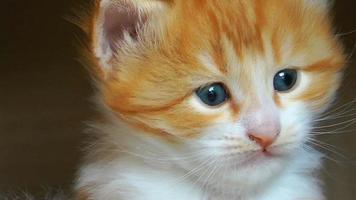
#> input picture Leraning_opencv/Photos/cat.jpg, 356 x 200 px
$ python thresholding_adv.py
#> lines starting #> are read from the running program, lines starting #| are printed output that depends on the picture; after the words box and inside, x2 and y2 are one past the last pixel; in counts of white or black regions, pixels touching at a corner belong together
import cv2 as cv

pic = cv.imread('Photos/cat.jpg')
#> pic is the input picture: shape (200, 356, 3); mean B, G, R 89, 112.9, 128.4
img = cv.resize(pic,(650,450),cv.INTER_CUBIC)
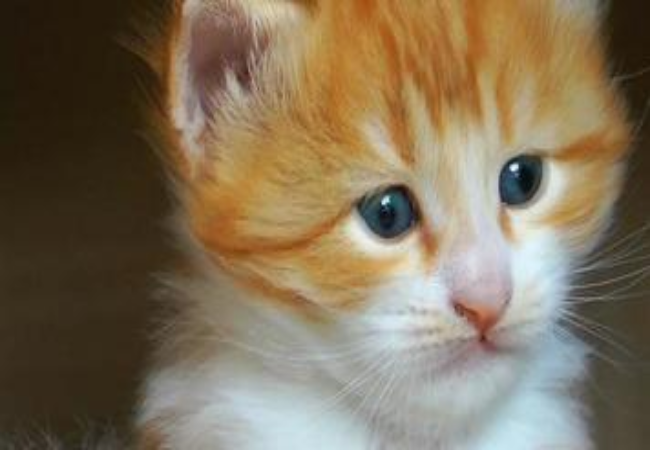
#> img: shape (450, 650, 3); mean B, G, R 88.9, 112.8, 128.3
cv.imshow('Cat',img)
gray = cv.cvtColor(img,cv.COLOR_BGR2GRAY)
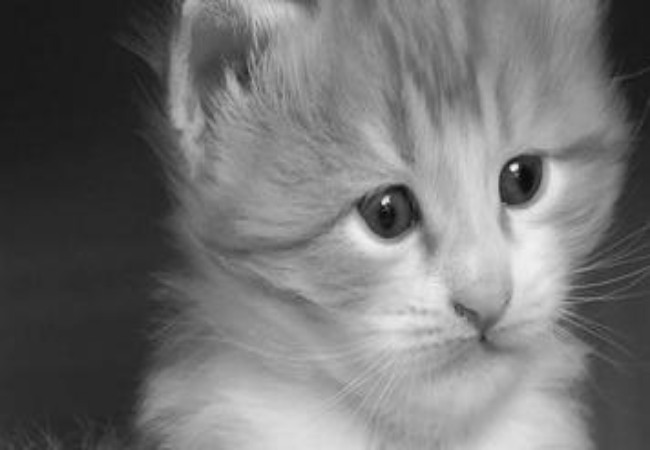
#> gray: shape (450, 650); min 6, max 240, mean 114.7
cv.imshow('Gray',gray)
#Simple Thresholding
threshold,thresh = cv.threshold(gray,150,255,cv.THRESH_BINARY)
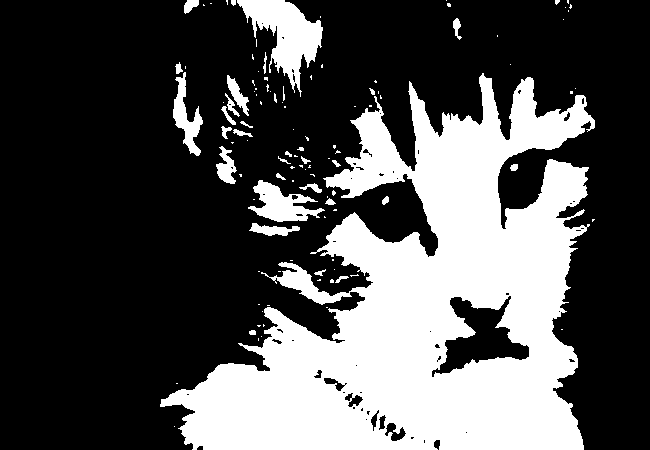
#> thresh: shape (450, 650); 31.4% white; 111 white regions (78 under 20 px), largest, box (x1, y1, x2, y2) and area: (160, 73, 595, 450) 82848, (237, 0, 323, 97) 3561, (248, 180, 325, 222) 1532
cv.imshow('Simple Thresholded',thresh)
threshold,thresh_inv = cv.threshold(gray,150,255,cv.THRESH_BINARY_INV)
cv.imshow('Simple Thresholded Inverse',thresh_inv)
#Adaptive Thresholding
adaptive_thresh = cv.adaptiveThreshold(gray,255,cv.ADAPTIVE_THRESH_MEAN_C,cv.THRESH_BINARY,11,3)
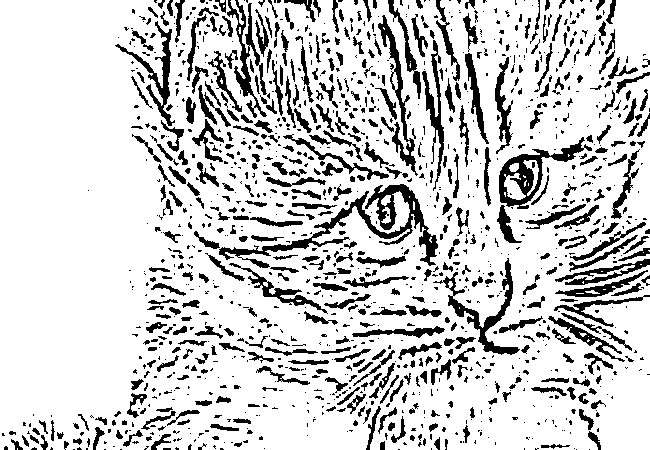
#> adaptive_thresh: shape (450, 650); 81.5% white; 1316 black regions (845 under 20 px), largest, box (x1, y1, x2, y2) and area: (219, 184, 438, 268) 3253, (499, 137, 592, 209) 1654, (433, 258, 520, 355) 1418
cv.imshow('Adaptive Threshold',adaptive_thresh)
adaptive_thresh1 = cv.adaptiveThreshold(gray,255,cv.ADAPTIVE_THRESH_GAUSSIAN_C,cv.THRESH_BINARY,11,3)
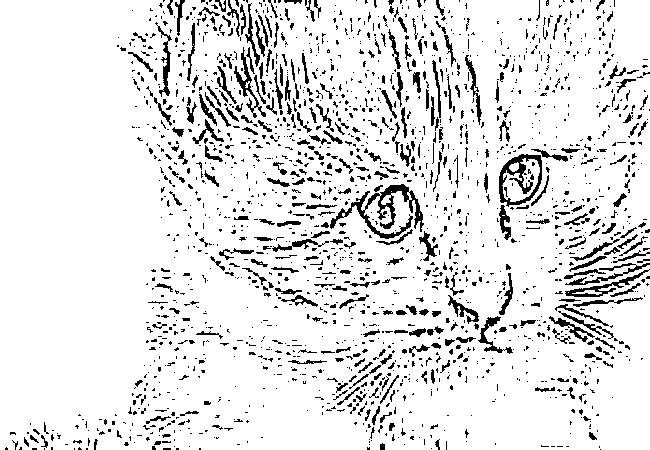
#> adaptive_thresh1: shape (450, 650); 89.4% white; black in thin lines or dots
cv.imshow('Adaptive Threshold1',adaptive_thresh1)
cv.waitKey(0)

$ run again, with Leraning_opencv/Photos/people.jpg copied over Leraning_opencv/Photos/cat.jpg
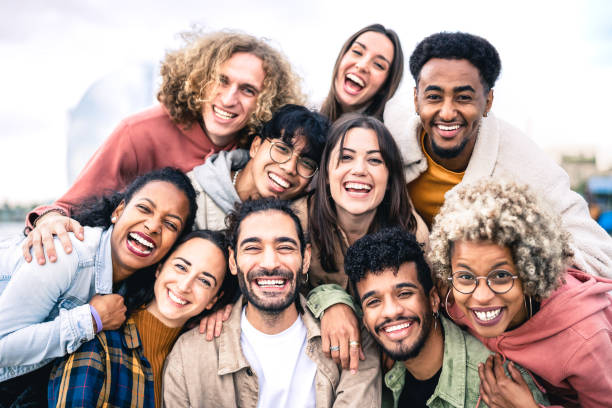
#> input picture Leraning_opencv/Photos/people.jpg, 612 x 408 px
#> pic is the input picture: shape (408, 612, 3); mean B, G, R 156.2, 161.2, 181.9
#> `threshold,thresh = cv.threshold(gray,150,255,cv.THRESH_BINARY)`:
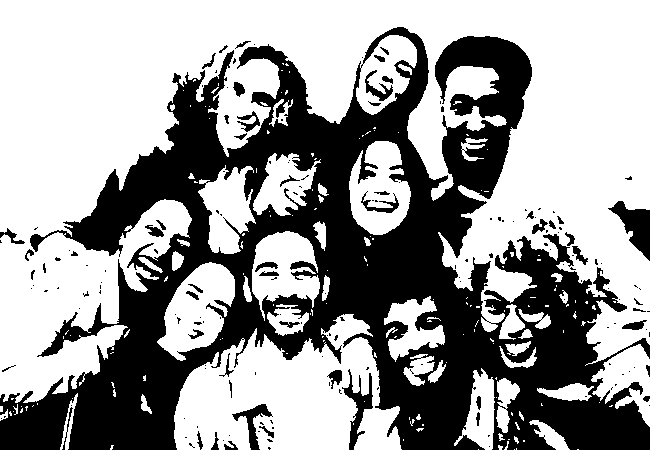
#> thresh: shape (450, 650); 61% white; 175 black regions (122 under 20 px), largest, box (x1, y1, x2, y2) and area: (0, 27, 650, 450) 107762, (608, 201, 650, 261) 1130, (342, 369, 373, 450) 790
#> adaptive_thresh: shape (450, 650); 69.6% white; 796 black regions (601 under 20 px), largest, box (x1, y1, x2, y2) and area: (0, 26, 650, 450) 57623, (223, 39, 294, 134) 1560, (534, 393, 623, 450) 1422
#> `adaptive_thresh1 = cv.adaptiveThreshold(gray,255,cv.ADAPTIVE_THRESH_GA..`:
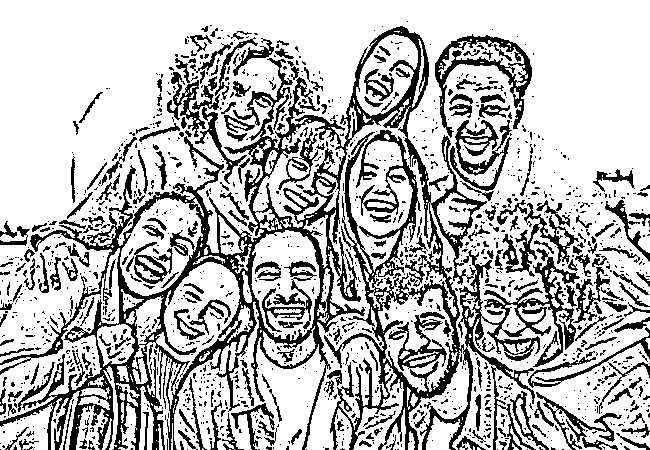
#> adaptive_thresh1: shape (450, 650); 73.4% white; 1435 black regions (1166 under 20 px), largest, box (x1, y1, x2, y2) and area: (0, 26, 580, 450) 40641, (435, 34, 532, 138) 2163, (450, 120, 512, 191) 1547

$ run again, with Leraning_opencv/Photos/woman.jpg copied over Leraning_opencv/Photos/cat.jpg
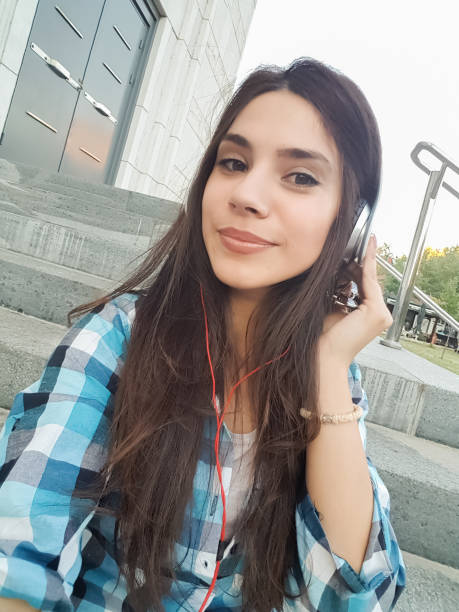
#> input picture Leraning_opencv/Photos/woman.jpg, 459 x 612 px
#> pic is the input picture: shape (612, 459, 3); mean B, G, R 150.2, 153.2, 153.5
#> `threshold,thresh = cv.threshold(gray,150,255,cv.THRESH_BINARY)`:
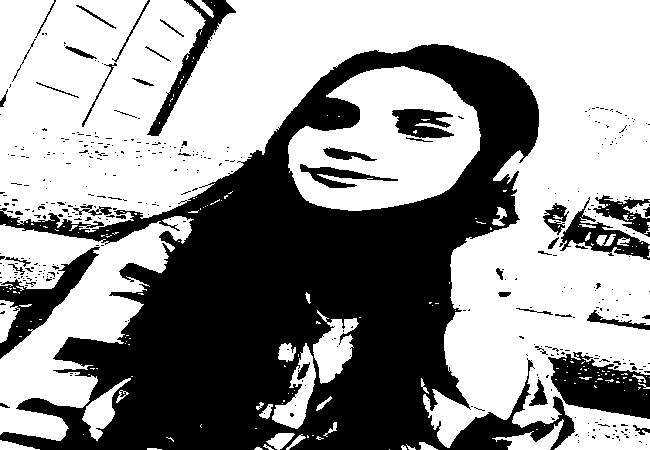
#> thresh: shape (450, 650); 58.8% white; 419 black regions (374 under 20 px), largest, box (x1, y1, x2, y2) and area: (0, 44, 575, 450) 102001, (548, 352, 650, 419) 4127, (0, 247, 100, 359) 3131
#> adaptive_thresh: shape (450, 650); 70.1% white; 1765 black regions (1373 under 20 px), largest, box (x1, y1, x2, y2) and area: (265, 44, 541, 327) 10841, (223, 201, 381, 450) 6828, (377, 328, 548, 450) 3997
#> `adaptive_thresh1 = cv.adaptiveThreshold(gray,255,cv.ADAPTIVE_THRESH_GA..`:
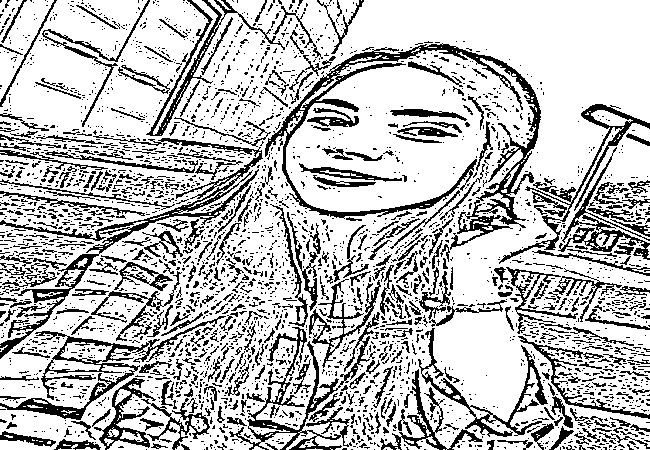
#> adaptive_thresh1: shape (450, 650); 74.9% white; black in thin lines or dots

$ run again, with Leraning_opencv/Photos/boston.webp saved as Leraning_opencv/Photos/cat.jpg
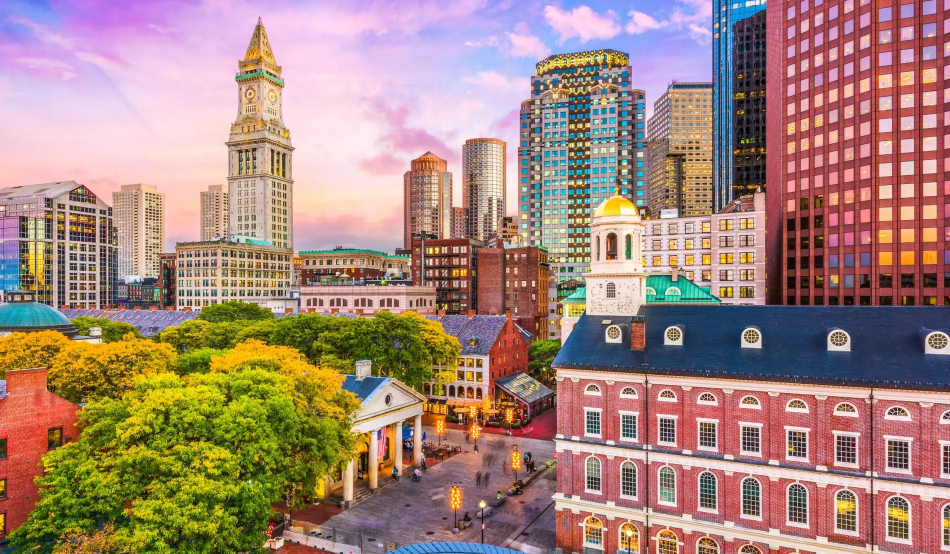
#> input picture Leraning_opencv/Photos/boston.webp, 1900 x 1108 px (shown at 1/2 size)
#> pic is the input picture: shape (1108, 1900, 3); mean B, G, R 122.9, 133.8, 164.8
#> `threshold,thresh = cv.threshold(gray,150,255,cv.THRESH_BINARY)`:
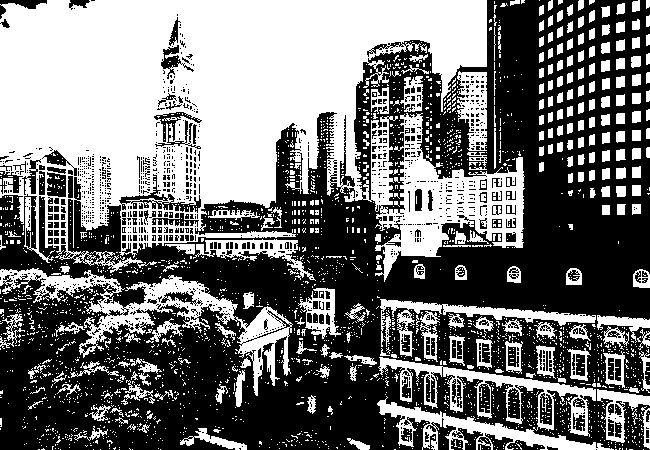
#> thresh: shape (450, 650); 45.7% white; 2499 white regions (2252 under 20 px), largest, box (x1, y1, x2, y2) and area: (0, 0, 525, 282) 86582, (0, 268, 293, 396) 7310, (378, 357, 596, 437) 3614
#> adaptive_thresh: shape (450, 650); 59.1% white; 2418 black regions (2039 under 20 px), largest, box (x1, y1, x2, y2) and area: (0, 0, 650, 450) 79384, (119, 13, 202, 213) 2473, (380, 0, 483, 37) 1230
#> `adaptive_thresh1 = cv.adaptiveThreshold(gray,255,cv.ADAPTIVE_THRESH_GA..`:
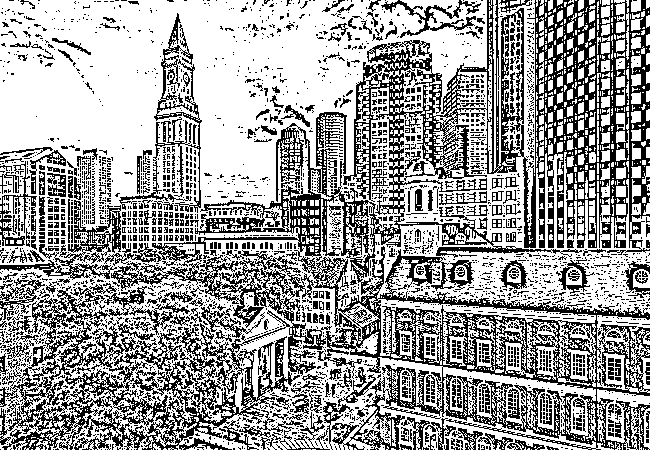
#> adaptive_thresh1: shape (450, 650); 62.7% white; black in thin lines or dots
